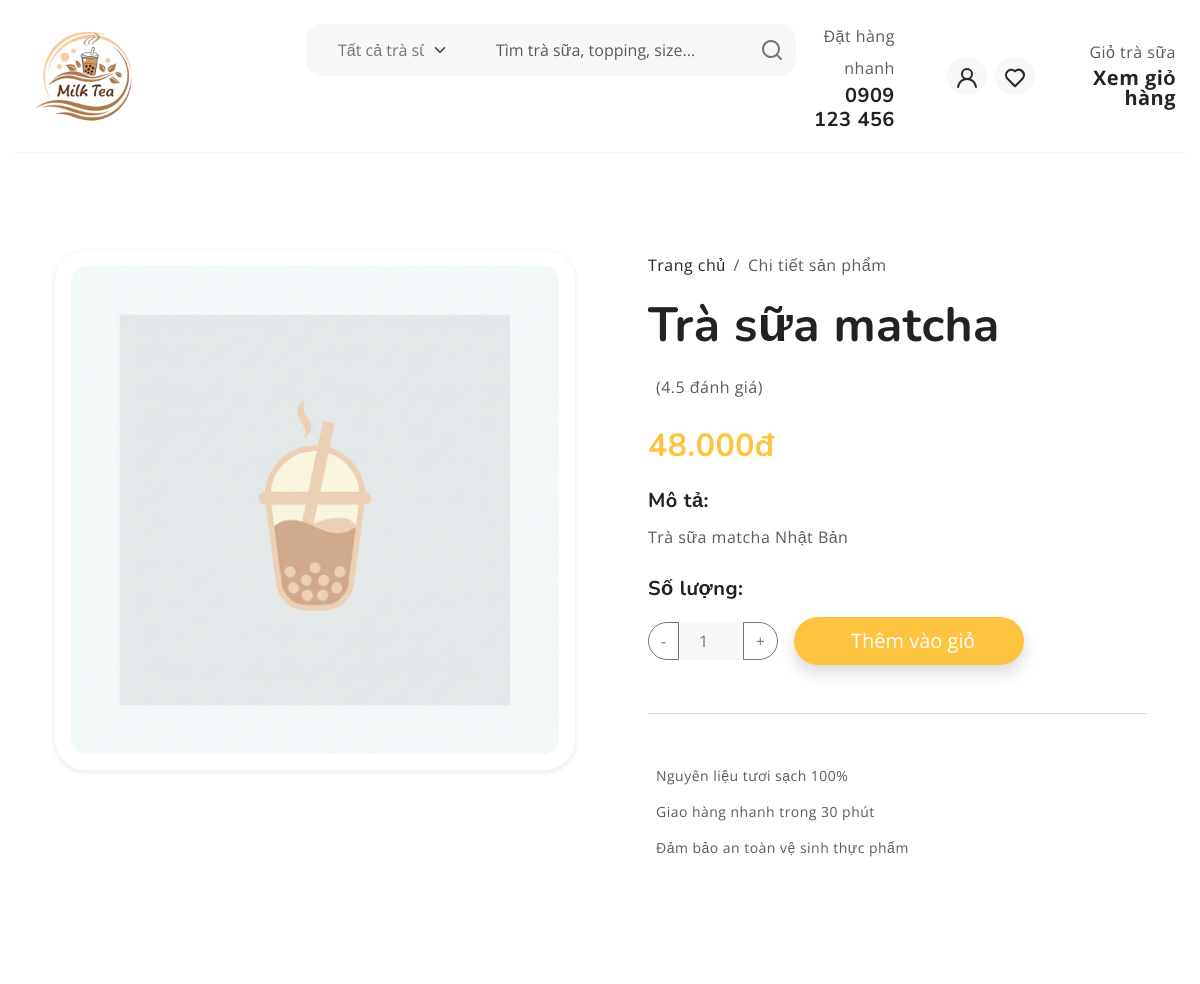
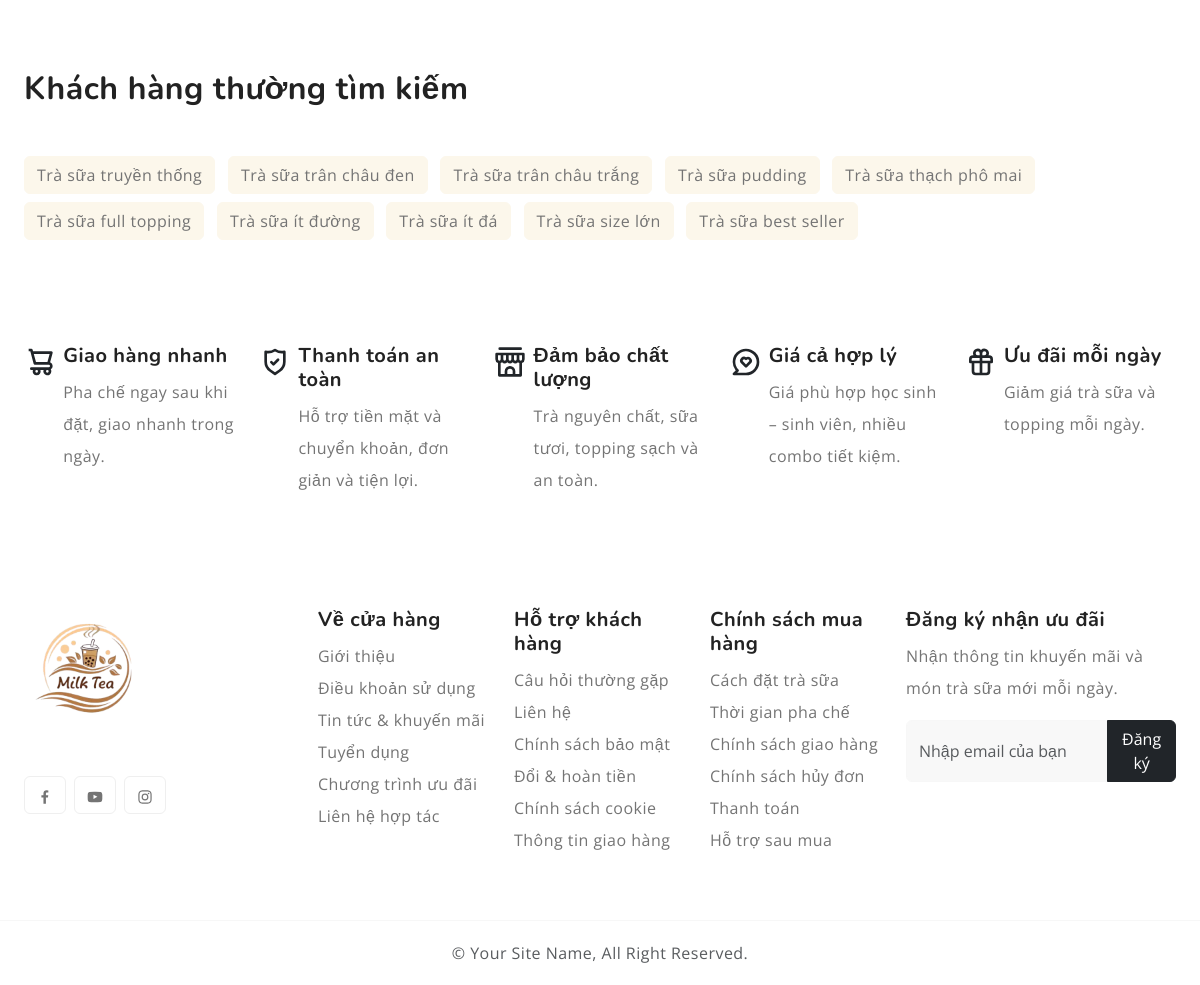
The app's page /product-detail?id=4 with its own data (2 pictures, top to bottom).
### tables this page shows
CREATE TABLE `product` (
  `product_id` int NOT NULL,
  `product_name` varchar(150) NOT NULL,
  `price` decimal(10,2) NOT NULL,
  `description` text,
  `image_url` varchar(255) DEFAULT 'default.png',
  `category_id` int DEFAULT NULL,
  `stock_quantity` int DEFAULT 100
);

### controller/client/HomeController.php (called while the page is built, shortened)
<?php
class HomeController extends \Controller
{
    public function productDetail()
    {
        $id = $_GET['id'] ?? null;
        $productModel = new \Product();
        $product = $productModel->getById($id);
        $this->loadView('client/home/detail.php', ['product' => $product]);
    }
}

### index.php (called while the page is built, shortened)
<?php
$router = new Router();
$router->dispatch();
?>

### entity/Model.php (called while the page is built, shortened)
<?php
require_once __DIR__ . '/../database/connect.php';
class Model
{
    protected $table;
    protected $primaryKey;
    protected $conn;
    public function __construct()
    {
        global $conn;
        $this->conn = $conn;
    }
    public function getById($id)
    {
        $sql = "SELECT * FROM `{$this->table}` WHERE {$this->primaryKey} = :id";
        $stmt = $this->conn->prepare($sql);
        $stmt->bindParam(':id', $id, PDO::PARAM_INT);
        $stmt->execute();
        return $stmt->fetch(PDO::FETCH_ASSOC);
    }
}

### database/config.php (called while the page is built, shortened)
<?php
function asset_url($path)
{
    $path = ltrim($path, '/');
    return BASE_URL . 'public/' . $path;
}
function get_product_image_url($image = null)
{
    $paths = [
        'public/images/' . $image,
        'public/client/images/' . $image,
    ];
    foreach ($paths as $relPath) {
        $fullPath = __DIR__ . '/../' . $relPath;
    }
    return asset_url('images/default.png');
}

### view/client/home/detail.php (the view, shortened to what this page needs)
<?php
include __DIR__ . '/../template/header.php';
?>
<section class="py-5">
    <div class="container my-5">
        <div class="row g-5">
            <div class="col-md-6">
                <div class="product-image-container p-3 border rounded-5 bg-white shadow-sm">
                    <img src="<?php echo get_product_image_url($product['image_url']); ?>"
                        class="img-fluid rounded-4 w-100"
                        alt="<?php echo htmlspecialchars($product['product_name']); ?>"
                        style="max-height: 500px; object-fit: cover;">
                </div>
            </div>
            <div class="col-md-6">
                <div class="ps-md-4">
                    <nav aria-label="breadcrumb">
                        <ol class="breadcrumb">
                            <li class="breadcrumb-item"><a href="<?php echo BASE_URL; ?>"
                                    class="text-decoration-none">Trang chủ</a></li>
                            <li class="breadcrumb-item active" aria-current="page">Chi tiết sản phẩm</li>
                        </ol>
                    </nav>
                    <h1 class="display-5 fw-bold mb-3"><?php echo htmlspecialchars($product['product_name']); ?></h1>
                    <div class="d-flex align-items-center mb-4">
                        <span class="text-muted">(4.5 đánh giá)</span>
                    </div>
                    <h2 class="text-primary fw-bold mb-4"><?php echo number_format($product['price'], 0, ',', '.'); ?>đ
                    </h2>
                    <div class="mb-4">
                        <h5 class="fw-bold">Mô tả:</h5>
                        <p class="text-muted leading-relaxed">
                            <?php echo nl2br(htmlspecialchars($product['description'] ?? 'Chưa có mô tả cho sản phẩm này.')); ?>
                        </p>
                    </div>
                    <div class="mb-4">
                        <h5 class="fw-bold mb-3">Số lượng:</h5>
                        <form action="<?php echo BASE_URL; ?>cart/add" method="POST"
                            class="d-flex align-items-center gap-3">
                            <div class="input-group" style="width: 130px;">
                                <button class="btn btn-outline-secondary rounded-start-pill" type="button"
                                    onclick="decrementQty()">-</button>
                                <input type="number" id="quantity_input" name="quantity"
                                    class="form-control text-center bg-light border-x-0" value="1" min="1">
                                <button class="btn btn-outline-secondary rounded-end-pill" type="button"
                                    onclick="incrementQty()">+</button>
                            </div>
                            <button type="submit" class="btn btn-primary btn-lg px-5 rounded-pill shadow">
                                <i class="bi bi-cart-plus me-2"></i>Thêm vào giỏ
                            </button>
                        </form>
                    </div>
                    <hr class="my-5 text-muted">
                    <div class="d-flex flex-column gap-2 text-muted small">
                        <span><i class="bi bi-check2-circle me-2 text-success"></i>Nguyên liệu tươi sạch 100%</span>
                        <span><i class="bi bi-truck me-2 text-success"></i>Giao hàng nhanh trong 30 phút</span>
                        <span><i class="bi bi-shield-check me-2 text-success"></i>Đảm bảo an toàn vệ sinh thực
                            phẩm</span>
                    </div>
                </div>
            </div>
        </div>
    </div>
</section>
<?php
include __DIR__ . '/../template/footer.php';
?>

### public/client/style.css (style rules this page uses)
:root { --header-height: 160px; --header-height-min: 80px; }
:root { --accent-color: #FFC43F; --dark-color: #222222; --light-dark-color: #727272; --light-color: #fff; --grey-color: #dbdbdb; --light-grey-color: #fafafa; --primary-color: #6995B1; --light-primary-color: #eef1f3; }
:root { --body-font: "Open Sans", sans-serif; --heading-font: "Nunito", sans-serif; }
body { --bs-link-color: #333; --bs-link-hover-color: #333; --bs-link-color-rgb: 40, 40, 40; --bs-link-hover-color-rgb: 0, 0, 0; --bs-light-rgb: 248, 248, 248; --bs-font-sans-serif: "Open Sans", sans-serif; --bs-body-font-family: var(--bs-font-sans-serif); --bs-body-font-size: 1rem; --bs-body-font-weight: 400; --bs-body-line-height: 2; --bs-body-color: #747474; --bs-primary: #FFC43F; --bs-primary-rgb: 255, 196, 63; --bs-success: #a3be4c; --bs-success-rgb: 163, 190, 76; --bs-primary-bg-subtle: #FFF9EB; --bs-success-bg-subtle: #eef5e5; --bs-border-color: #F7F7F7; --bs-secondary-rgb: 230, 243, 251; --bs-danger-rgb: 249, 235, 231; --bs-warning-rgb: 255, 249, 235; --bs-info-rgb: 230, 243, 250; }
.btn-primary { --bs-btn-color: #fff; --bs-btn-bg: #ffc43f; --bs-btn-border-color: transparent; --bs-btn-hover-color: #fff; --bs-btn-hover-bg: #f7a422; --bs-btn-hover-border-color: transparent; --bs-btn-focus-shadow-rgb: 49, 132, 253; --bs-btn-active-color: #fff; --bs-btn-active-bg: #ffc43f; --bs-btn-active-border-color: transparent; --bs-btn-active-shadow: inset 0 3px 5px rgba(0, 0, 0, 0.125); --bs-btn-disabled-color: #fff; --bs-btn-disabled-bg: #d3d7dd; --bs-btn-disabled-border-color: transparent; }
body { letter-spacing: 0.03em; }
h1, h2, h3, h4, h5, h6 { font-family: var(--heading-font); color: var(--dark-color); font-weight: 700; }
.display-1, .display-2, .display-3, .display-4, .display-5, .display-6 { font-weight: 700; }
.container, .container-fluid, .container-lg, .container-md, .container-sm, .container-xl, .container-xxl { --bs-gutter-x: 3rem; }

### records on screen
product: product_name "Trà sữa matcha", price "48.000", description "Trà sữa matcha Nhật Bản"
